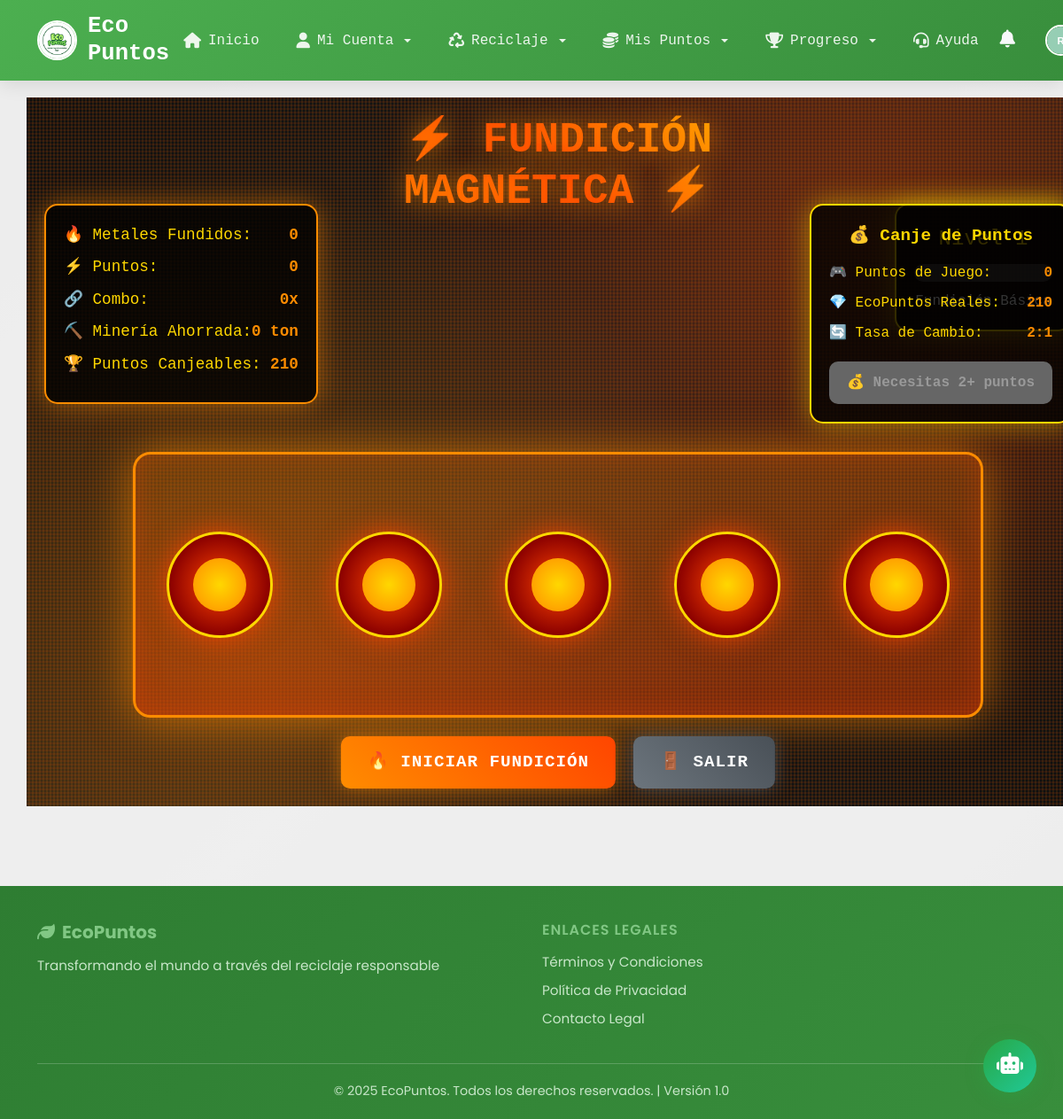
The app's page /juego-metales/ (signed in), older data.
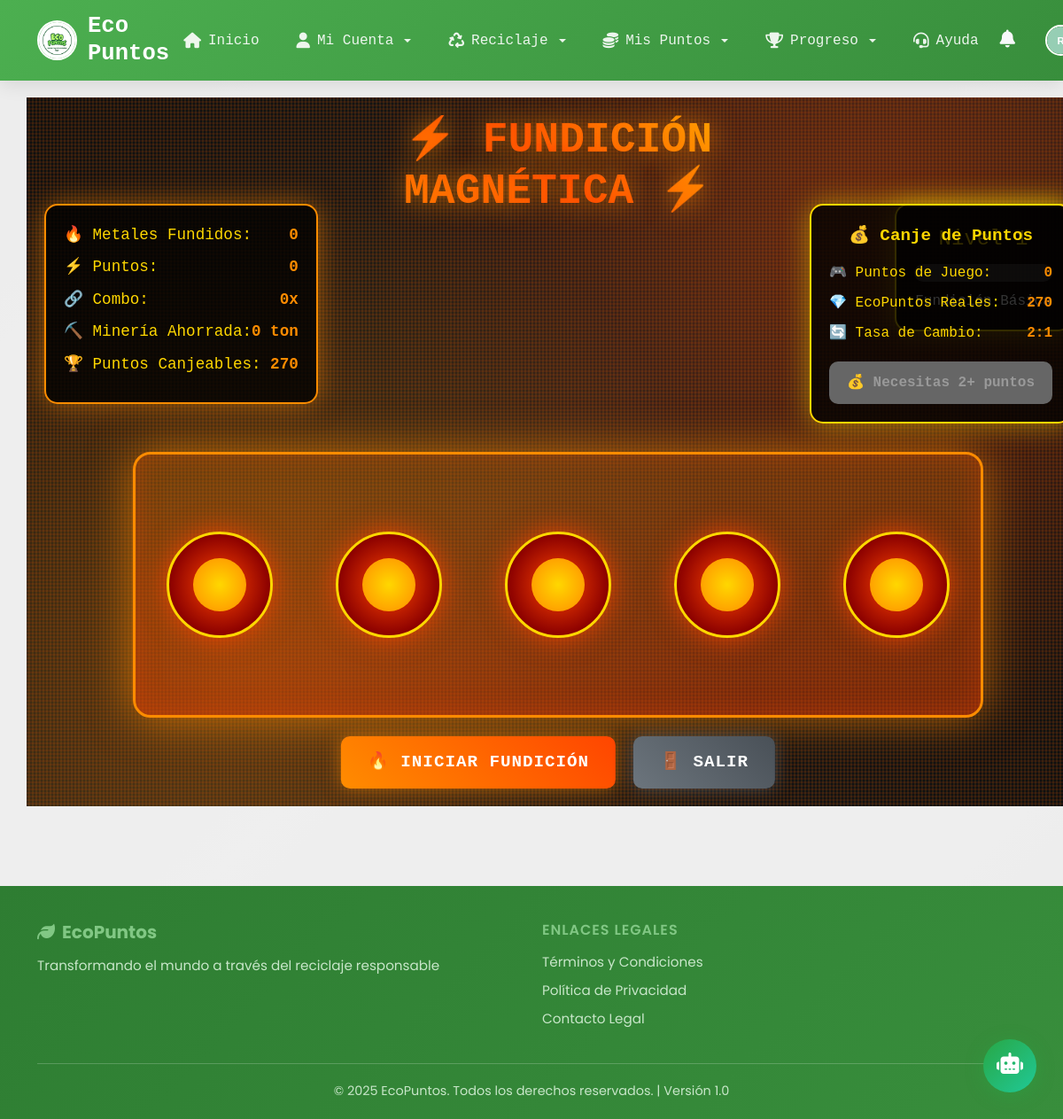
The same page, newer data.
### core/models.py (models this page shows, shortened)
class Usuario(AbstractUser):
    ROLES = (
        ('superuser', 'Superusuario'),
        ('admin', 'Administrador'),
        ('conductor', 'Conductor'),
        ('user', 'Usuario Regular'),
    )
    LEVELS = (
        ('guardian_verde', 'Guardián Verde'),
        ('defensor_planeta', 'Defensor del Planeta'),
        ('heroe_eco', 'Héroe Eco'),
        ('embajador_ambiental', 'Embajador Ambiental'),
        ('leyenda_sustentable', 'Leyenda Sustentable'),
    )
    role = models.CharField(max_length=10, choices=ROLES, default='user')
    level = models.CharField(max_length=25, choices=LEVELS, default='guardian_verde')
    puntos = models.IntegerField(default=0)
    puntos_juego = models.IntegerField(default=0)  # Puntos acumulados en juegos de plásticos
    puntos_juego_vidrios = models.IntegerField(default=0)  # Puntos acumulados en juegos de vidrios
    puntos_juego_papel = models.IntegerField(default=0)  # Puntos acumulados en el juego de papel y cartón
    puntos_juego_metales = models.IntegerField(default=0)  # Puntos acumulados en el juego de metales
    telefono = models.CharField(max_length=20, blank=True, null=True)
    direccion = models.CharField(max_length=255, blank=True, null=True)
    fecha_registro = models.DateTimeField(auto_now_add=True)
    password_reset_token = models.CharField(max_length=100, blank=True, null=True)
    password_reset_expires = models.DateTimeField(null=True, blank=True)
    testimonio = models.TextField("Testimonio", blank=True, null=True)
    notificaciones_email = models.BooleanField(default=True)
    notificaciones_push = models.BooleanField(default=False)
    perfil_publico = models.BooleanField(default=True)
    mostrar_puntos = models.BooleanField(default=True)
    foto_perfil = models.ImageField(upload_to='fotos_perfil/', null=True, blank=True)
    suspended = models.BooleanField(default=False, help_text="Usuario suspendido permanentemente")
    terminos_aceptados = models.BooleanField(default=False, help_text="Usuario ha aceptado los términos y condiciones")
    fecha_aceptacion_terminos = models.DateTimeField(null=True, blank=True, help_text="Fecha cuando aceptó los términos")
    email_verificado = models.BooleanField(default=False, help_text="Email verificado con código 2FA")
    codigo_verificacion = models.CharField(max_length=6, blank=True, null=True, help_text="Código de verificación 2FA")
    codigo_verificacion_expira = models.DateTimeField(null=True, blank=True, help_text="Expiración del código 2FA")
    intentos_verificacion = models.IntegerField(default=0, help_text="Intentos fallidos de verificación")
    verificacion_bloqueada_hasta = models.DateTimeField(null=True, blank=True, help_text="Bloqueo temporal por intentos fallidos")
    email = models.EmailField(unique=True)
    class Meta:
        verbose_name = 'Usuario'
        verbose_name_plural = 'Usuarios'
    def get_initials(self):
        if self.first_name and self.last_name:
            return f"{self.first_name[0]}{self.last_name[0]}".upper()
        elif self.first_name:
            return self.first_name[0].upper()
        else:
            return self.username[0].upper() if self.username else "U"
    def get_avatar_color(self):
        colors = [
            '#FF6B6B', '#4ECDC4', '#45B7D1', '#96CEB4', '#FFEAA7',
            '#DDA0DD', '#98D8C8', '#F7DC6F', '#BB8FCE', '#85C1E9',
            '#F8C471', '#82E0AA', '#F1948A', '#85C1E9', '#D7BDE2'
        ]
        return colors[self.id % len(colors)]
    def get_avatar_svg(self):
        initials = self.get_initials()
        color = self.get_avatar_color()
        return f'''
        <svg width="100" height="100" viewBox="0 0 100 100" xmlns="http://www.w3.org/2000/svg">
            <circle cx="50" cy="50" r="50" fill="{color}"/>
            <text x="50" y="50" font-family="Arial, sans-serif" font-size="36" font-weight="bold"
                  fill="white" text-anchor="middle" dominant-baseline="central">{initials}</text>
        </svg>
        '''

### core/views.py (the view, shortened to what this page needs)
# urls.py: path('juego-metales/', views.juego_metales, name='juego_metales'),
@login_required
def juego_metales(request):
    context = {
        'user': request.user,
        'puntos_actuales': request.user.puntos,
        'puntos_juego_metales': getattr(request.user, 'puntos_juego_metales', 0)
    }
    return render(request, 'core/juego_metales.html', context)

### core/templates/core/juego_metales.html (shortened to what this page needs)
{% extends 'core/base.html' %}
{% load static %}
{% block content %}
<div class="game-container">
    <div class="foundry-background"></div>
    <div class="magnetic-field" id="magneticField"></div>
    <div class="game-header">
        <h1 class="game-title">⚡ FUNDICIÓN MAGNÉTICA ⚡</h1>
    </div>
    <div class="stats-panel">
        <div class="stat-item">
            <span>🔥 Metales Fundidos:</span>
            <span class="stat-value" id="metalesFundidos">0</span>
        </div>
        <div class="stat-item">
            <span>⚡ Puntos:</span>
            <span class="stat-value" id="puntos">0</span>
        </div>
        <div class="stat-item">
            <span>🔗 Combo:</span>
            <span class="stat-value" id="combo">0x</span>
        </div>
        <div class="stat-item">
            <span>⛏️ Minería Ahorrada:</span>
            <span class="stat-value" id="mineriaAhorrada">0 ton</span>
        </div>
        <div class="stat-item">
            <span>🏆 Puntos Canjeables:</span>
            <span class="stat-value" id="puntosCanjeables">{{ user.puntos }}</span>
        </div>
    </div>
    <div class="canje-panel">
        <div class="canje-title">💰 Canje de Puntos</div>
        <div class="canje-info">
            <span>🎮 Puntos de Juego:</span>
            <span class="stat-value" id="puntosJuegoMetales">{{ puntos_juego_metales|default:0 }}</span>
        </div>
        <div class="canje-info">
            <span>💎 EcoPuntos Reales:</span>
            <span class="stat-value" id="ecopuntosReales">{{ user.puntos }}</span>
        </div>
        <div class="canje-info">
            <span>🔄 Tasa de Cambio:</span>
            <span class="stat-value">2:1</span>
        </div>
        <button class="btn-canje" id="btnCanje" onclick="canjearPuntos()">
        </button>
    </div>
    <div class="level-indicator">
        <div class="level-title">Nivel <span id="nivelActual">1</span></div>
        <div class="level-progress">
        </div>
        <div id="levelDescription">Fundición Básica</div>
    </div>
    <div class="foundry-area" id="foundryArea">
        <div class="furnace" data-type="aluminum" title="Horno de Aluminio"></div>
        <div class="furnace" data-type="copper" title="Horno de Cobre"></div>
        <div class="furnace" data-type="steel" title="Horno de Acero"></div>
        <div class="furnace" data-type="gold" title="Horno de Oro"></div>
        <div class="furnace" data-type="iron" title="Horno de Hierro"></div>
    </div>
    <div class="controls">
        <button class="btn-foundry btn-start" id="startBtn" onclick="startFoundry()">🔥 Iniciar Fundición</button>
        <a href="{% url 'categorias' %}" class="btn-foundry btn-exit">🚪 Salir</a>
    </div>
</div>
{% endblock %}

### core/templates/core/base.html (shortened to what this page needs)
{% load static %}
<!DOCTYPE html>
<html lang="es">
<head>
  <link href="https://cdn.jsdelivr.net/npm/bootstrap@5.3.0-alpha1/dist/css/bootstrap.min.css" rel="stylesheet">
  <link rel="stylesheet" href="https://cdnjs.cloudflare.com/ajax/libs/font-awesome/6.4.0/css/all.min.css">
  <link rel="stylesheet" href="https://cdnjs.cloudflare.com/ajax/libs/animate.css/4.1.1/animate.min.css">
  <link rel="stylesheet" href="https://cdnjs.cloudflare.com/ajax/libs/toastr.js/latest/toastr.min.css">
  {% if user.is_authenticated %}
  <link rel="stylesheet" href="{% static 'core/css/session-monitor.css' %}">
  {% endif %}
</head>
<body>
  <nav class="navbar navbar-expand-lg navbar-dashboard">
    <div class="container">
      <a class="navbar-brand-dashboard" href="{% url 'dashusuario' %}">
        <img src="{% static 'core/img/eco.jpg' %}" alt="Logo Eco Puntos" class="logo-dashboard">
        <h1 class="brand-text-dashboard">Eco Puntos</h1>
      </a>
      <div class="collapse navbar-collapse" id="navbarDashboard">
        <ul class="navbar-nav mx-auto nav-dashboard">
          <li class="nav-item-dashboard">
            <a class="nav-link-dashboard" href="{% url 'dashusuario' %}">
              <i class="fas fa-home"></i> Inicio
            </a>
          </li>
          <li class="nav-item-dashboard dropdown">
            <a class="nav-link-dashboard dropdown-toggle" href="#" role="button" data-bs-toggle="dropdown" aria-expanded="false">
              <i class="fas fa-user"></i> Mi Cuenta
            </a>
          </li>
          <li class="nav-item-dashboard dropdown">
            <a class="nav-link-dashboard dropdown-toggle" href="#" role="button" data-bs-toggle="dropdown" aria-expanded="false">
              <i class="fas fa-recycle"></i> Reciclaje
            </a>
          </li>
          <li class="nav-item-dashboard dropdown">
            <a class="nav-link-dashboard dropdown-toggle" href="#" role="button" data-bs-toggle="dropdown" aria-expanded="false">
              <i class="fas fa-coins"></i> Mis Puntos
            </a>
          </li>
          <li class="nav-item-dashboard dropdown">
            <a class="nav-link-dashboard dropdown-toggle" href="#" role="button" data-bs-toggle="dropdown" aria-expanded="false">
              <i class="fas fa-trophy"></i> Progreso
            </a>
          </li>
          <li class="nav-item-dashboard">
            <a class="nav-link-dashboard" href="{% url 'chatbot_interface' %}">
              <i class="fas fa-headset"></i> Ayuda
            </a>
          </li>
        </ul>
        <div class="d-flex align-items-center gap-3">
          {% if user.is_authenticated %}
            {% include 'core/includes/notification_system.html' %}
            <div class="dropdown">
              <a class="user-profile-dropdown dropdown-toggle" href="#" role="button" data-bs-toggle="dropdown" aria-expanded="false">
                {% if user.foto_perfil %}
                  <img src="{{ user.foto_perfil.url }}?v={{ user.last_login|date:'U'|default:'0' }}" alt="Foto de Perfil" class="user-avatar">
                {% else %}
                  <div class="user-avatar avatar-nav">
                    {{ user.get_avatar_svg|safe }}
                  </div>
                {% endif %}
              </a>
            </div>
          {% endif %}
        </div>
      </div>
    </div>
  </nav>
  <main class="main-content">
    {% block content %}
    {% endblock %}
  </main>
  <footer class="eco-footer">
    <div class="container">
      <div class="row">
        <div class="col-md-6">
          <div class="footer-brand">
            <h5><i class="fas fa-leaf me-2"></i>EcoPuntos</h5>
            <p>Transformando el mundo a través del reciclaje responsable</p>
          </div>
        </div>
        <div class="col-md-6">
          <div class="footer-links">
            <h6>Enlaces Legales</h6>
            <ul>
              <li><a href="{% url 'terminos_condiciones' %}">Términos y Condiciones</a></li>
              <li><a href="{% url 'politica_privacidad' %}">Política de Privacidad</a></li>
              <li><a href="{% url 'contacto_legal' %}">Contacto Legal</a></li>
            </ul>
          </div>
        </div>
      </div>
      <div class="footer-bottom">
        <p>&copy; 2025 EcoPuntos. Todos los derechos reservados. | Versión 1.0</p>
      </div>
    </div>
  </footer>
  {% if user.is_authenticated %}
    {% if request.resolver_match.url_name != 'chatbot_interface' %}
      {% include 'core/components/floating_chatbot.html' %}
    {% endif %}
  {% endif %}
</body>
</html>

### core/templates/core/includes/notification_system.html (shortened to what this page needs)
<div class="d-inline-block position-relative">
    <button class="btn btn-link text-light position-relative p-2" id="notificationBell"
            style="text-decoration: none; border: none; background: transparent;">
        <i class="fas fa-bell fa-lg"></i>
    </button>
</div>

### core/templates/core/components/floating_chatbot.html (shortened to what this page needs)
<div id="floating-chatbot" class="floating-chatbot">
    <button id="chatbot-toggle" class="chatbot-toggle-btn" onclick="toggleFloatingChat()">
        <i class="fas fa-robot"></i>
    </button>
</div>

### core/templates/core/components/floating_chatbot.html (style rules this page uses)
.floating-chatbot { position: fixed; bottom: 30px; right: 30px; z-index: 9999; }
.chatbot-toggle-btn { width: 60px; height: 60px; border-radius: 50%; background: linear-gradient(135deg, #28a745 0%, #20c997 100%); color: white; border: none; cursor: pointer; font-size: 24px; box-shadow: 0 4px 20px rgba(40, 167, 69, 0.4); transition: all 0.3s ease; position: relative; overflow: visible; }

Row changes from the older to the newer data that the page shows:
changed Usuario: puntos "210" → "270"
